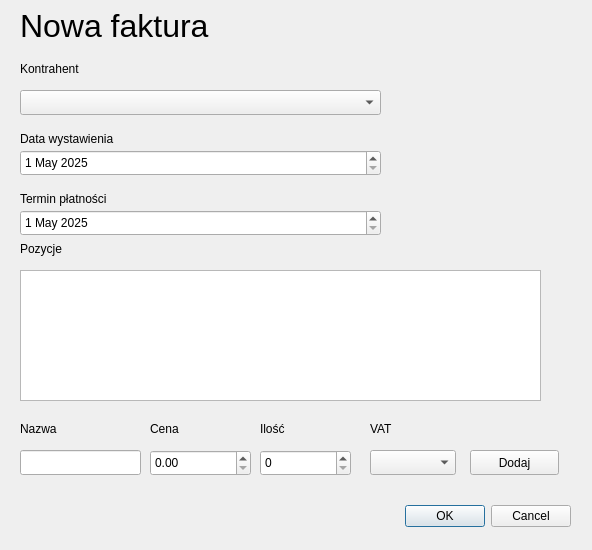
<?xml version="1.0" encoding="UTF-8"?>
<ui version="4.0">
 <class>InvoiceForm</class>
 <widget class="QDialog" name="InvoiceForm">
  <property name="geometry">
   <rect>
    <x>0</x>
    <y>0</y>
    <width>592</width>
    <height>550</height>
   </rect>
  </property>
  <property name="windowTitle">
   <string>Dialog</string>
  </property>
  <widget class="QDialogButtonBox" name="buttonBox">
   <property name="geometry">
    <rect>
     <x>230</x>
     <y>500</y>
     <width>341</width>
     <height>32</height>
    </rect>
   </property>
   <property name="orientation">
    <enum>Qt::Horizontal</enum>
   </property>
   <property name="standardButtons">
    <set>QDialogButtonBox::Cancel|QDialogButtonBox::Ok</set>
   </property>
  </widget>
  <widget class="QComboBox" name="contractorSelect">
   <property name="geometry">
    <rect>
     <x>20</x>
     <y>90</y>
     <width>361</width>
     <height>25</height>
    </rect>
   </property>
  </widget>
  <widget class="QLabel" name="label">
   <property name="geometry">
    <rect>
     <x>20</x>
     <y>60</y>
     <width>91</width>
     <height>17</height>
    </rect>
   </property>
   <property name="text">
    <string>Kontrahent</string>
   </property>
  </widget>
  <widget class="QLabel" name="label_2">
   <property name="geometry">
    <rect>
     <x>20</x>
     <y>10</y>
     <width>241</width>
     <height>31</height>
    </rect>
   </property>
   <property name="font">
    <font>
     <pointsize>24</pointsize>
    </font>
   </property>
   <property name="text">
    <string>Nowa faktura</string>
   </property>
  </widget>
  <widget class="QLabel" name="label_3">
   <property name="geometry">
    <rect>
     <x>20</x>
     <y>130</y>
     <width>131</width>
     <height>17</height>
    </rect>
   </property>
   <property name="text">
    <string>Data wystawienia</string>
   </property>
  </widget>
  <widget class="QDateEdit" name="dateEdit">
   <property name="geometry">
    <rect>
     <x>20</x>
     <y>150</y>
     <width>361</width>
     <height>26</height>
    </rect>
   </property>
   <property name="dateTime">
    <datetime>
     <hour>0</hour>
     <minute>0</minute>
     <second>0</second>
     <year>2025</year>
     <month>5</month>
     <day>1</day>
    </datetime>
   </property>
  </widget>
  <widget class="QLabel" name="label_4">
   <property name="geometry">
    <rect>
     <x>20</x>
     <y>240</y>
     <width>67</width>
     <height>17</height>
    </rect>
   </property>
   <property name="text">
    <string>Pozycje</string>
   </property>
  </widget>
  <widget class="QLineEdit" name="nameInput">
   <property name="geometry">
    <rect>
     <x>20</x>
     <y>450</y>
     <width>121</width>
     <height>25</height>
    </rect>
   </property>
  </widget>
  <widget class="QLabel" name="label_5">
   <property name="geometry">
    <rect>
     <x>20</x>
     <y>420</y>
     <width>67</width>
     <height>17</height>
    </rect>
   </property>
   <property name="text">
    <string>Nazwa</string>
   </property>
  </widget>
  <widget class="QLabel" name="label_6">
   <property name="geometry">
    <rect>
     <x>150</x>
     <y>420</y>
     <width>67</width>
     <height>17</height>
    </rect>
   </property>
   <property name="text">
    <string>Cena</string>
   </property>
  </widget>
  <widget class="QLabel" name="label_7">
   <property name="geometry">
    <rect>
     <x>260</x>
     <y>420</y>
     <width>67</width>
     <height>17</height>
    </rect>
   </property>
   <property name="text">
    <string>Ilość</string>
   </property>
  </widget>
  <widget class="QPushButton" name="addButton">
   <property name="geometry">
    <rect>
     <x>470</x>
     <y>450</y>
     <width>89</width>
     <height>25</height>
    </rect>
   </property>
   <property name="text">
    <string>Dodaj</string>
   </property>
  </widget>
  <widget class="QTableView" name="tableItems">
   <property name="enabled">
    <bool>true</bool>
   </property>
   <property name="geometry">
    <rect>
     <x>20</x>
     <y>270</y>
     <width>521</width>
     <height>131</height>
    </rect>
   </property>
   <property name="editTriggers">
    <set>QAbstractItemView::NoEditTriggers</set>
   </property>
  </widget>
  <widget class="QLabel" name="label_8">
   <property name="geometry">
    <rect>
     <x>370</x>
     <y>420</y>
     <width>67</width>
     <height>17</height>
    </rect>
   </property>
   <property name="text">
    <string>VAT</string>
   </property>
  </widget>
  <widget class="QComboBox" name="vatSelect">
   <property name="geometry">
    <rect>
     <x>370</x>
     <y>450</y>
     <width>86</width>
     <height>25</height>
    </rect>
   </property>
  </widget>
  <widget class="QSpinBox" name="qtySpinBox">
   <property name="geometry">
    <rect>
     <x>260</x>
     <y>450</y>
     <width>91</width>
     <height>26</height>
    </rect>
   </property>
   <property name="maximum">
    <number>100000</number>
   </property>
  </widget>
  <widget class="QDoubleSpinBox" name="priceSpinBox">
   <property name="geometry">
    <rect>
     <x>150</x>
     <y>450</y>
     <width>101</width>
     <height>26</height>
    </rect>
   </property>
   <property name="maximum">
    <double>10000.989999999999782</double>
   </property>
  </widget>
  <widget class="QLabel" name="label_9">
   <property name="geometry">
    <rect>
     <x>20</x>
     <y>190</y>
     <width>131</width>
     <height>17</height>
    </rect>
   </property>
   <property name="text">
    <string>Termin płatności</string>
   </property>
  </widget>
  <widget class="QDateEdit" name="date2Edit">
   <property name="geometry">
    <rect>
     <x>20</x>
     <y>210</y>
     <width>361</width>
     <height>26</height>
    </rect>
   </property>
   <property name="dateTime">
    <datetime>
     <hour>0</hour>
     <minute>0</minute>
     <second>0</second>
     <year>2025</year>
     <month>5</month>
     <day>1</day>
    </datetime>
   </property>
  </widget>
 </widget>
 <resources/>
 <connections>
  <connection>
   <sender>buttonBox</sender>
   <signal>accepted()</signal>
   <receiver>InvoiceForm</receiver>
   <slot>accept()</slot>
   <hints>
    <hint type="sourcelabel">
     <x>248</x>
     <y>254</y>
    </hint>
    <hint type="destinationlabel">
     <x>157</x>
     <y>274</y>
    </hint>
   </hints>
  </connection>
  <connection>
   <sender>buttonBox</sender>
   <signal>rejected()</signal>
   <receiver>InvoiceForm</receiver>
   <slot>reject()</slot>
   <hints>
    <hint type="sourcelabel">
     <x>316</x>
     <y>260</y>
    </hint>
    <hint type="destinationlabel">
     <x>286</x>
     <y>274</y>
    </hint>
   </hints>
  </connection>
 </connections>
</ui>
